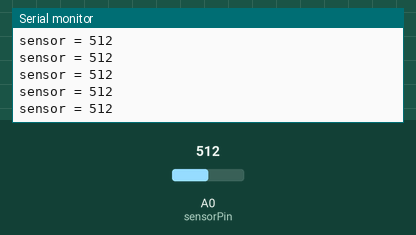
A sketch run on a simulated Arduino Uno, built with avr-gcc and run on an emulated ATmega328P. Parts: the last lines printed to the serial monitor. The inputs (shaded band) are chosen by the test bench; at power-on: A0 (sensorPin) = 512.

Above: at 1.2 s.
1.3 s: A0 (sensorPin) set to 105
At 2.3 s:
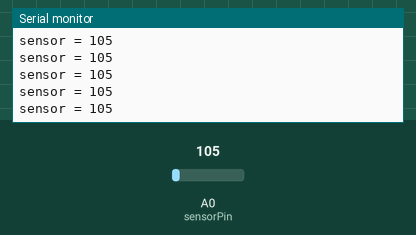
4.3 s: A0 (sensorPin) set to 90
At 4.8 s:
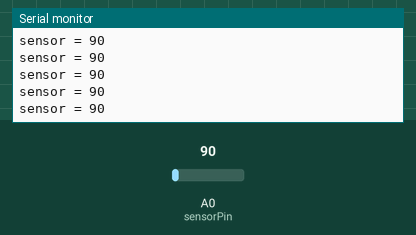
5.8 s: A0 (sensorPin) set to 11
At 6.4 s:
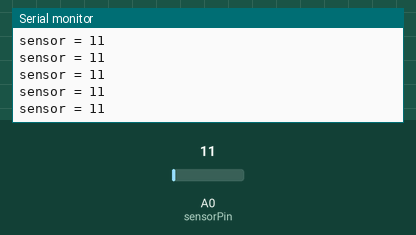
8.8 s: A0 (sensorPin) set to 8
At 9.5 s:
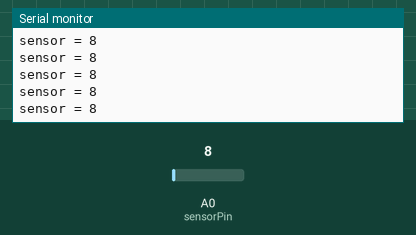
Timing chart, 0 to 11.3 s (numbered marks = the images above; inputs shaded):
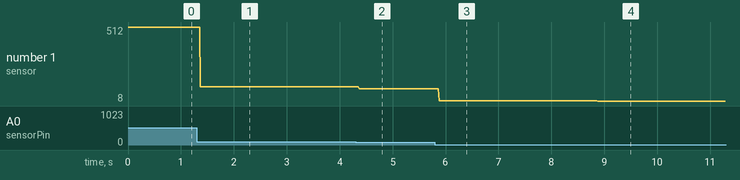

The sketch:

sensor_test.ino
```cpp
// Code to test hall effect sensor. Open up serial plotter to see the output.

const int sensorPin = A0;
int sensorValue = 0;

void setup() {
  // Kick off serial plotter.
  Serial.begin(9600);
}

void loop() {
  // Read in the value.
  sensorValue = analogRead(sensorPin);

  // Print the results to the Serial Monitor (though probably use the plotter)
  Serial.print("sensor = ");
  Serial.print(sensorValue);
  Serial.print('\n');

  // Let the ADC readjust as needed.
  delay(2);
}
```

Measured:
- after the input at 1.3 s, the serial monitor: prints a new line after 0.07 s (image 1)
- after the input at 4.3 s, the serial monitor: prints a new line after 0.07 s (image 2)
- after the input at 5.8 s, the serial monitor: prints a new line after 0.08 s (image 3)
- after the input at 8.8 s, the serial monitor: prints a new line after 0.07 s (image 4)
- plotted number 1: 512 → 105 after the input at 1.3 s, 105 → 90 after the input at 4.3 s, 90 → 11 after the input at 5.8 s, 11 → 8 after the input at 8.8 s
